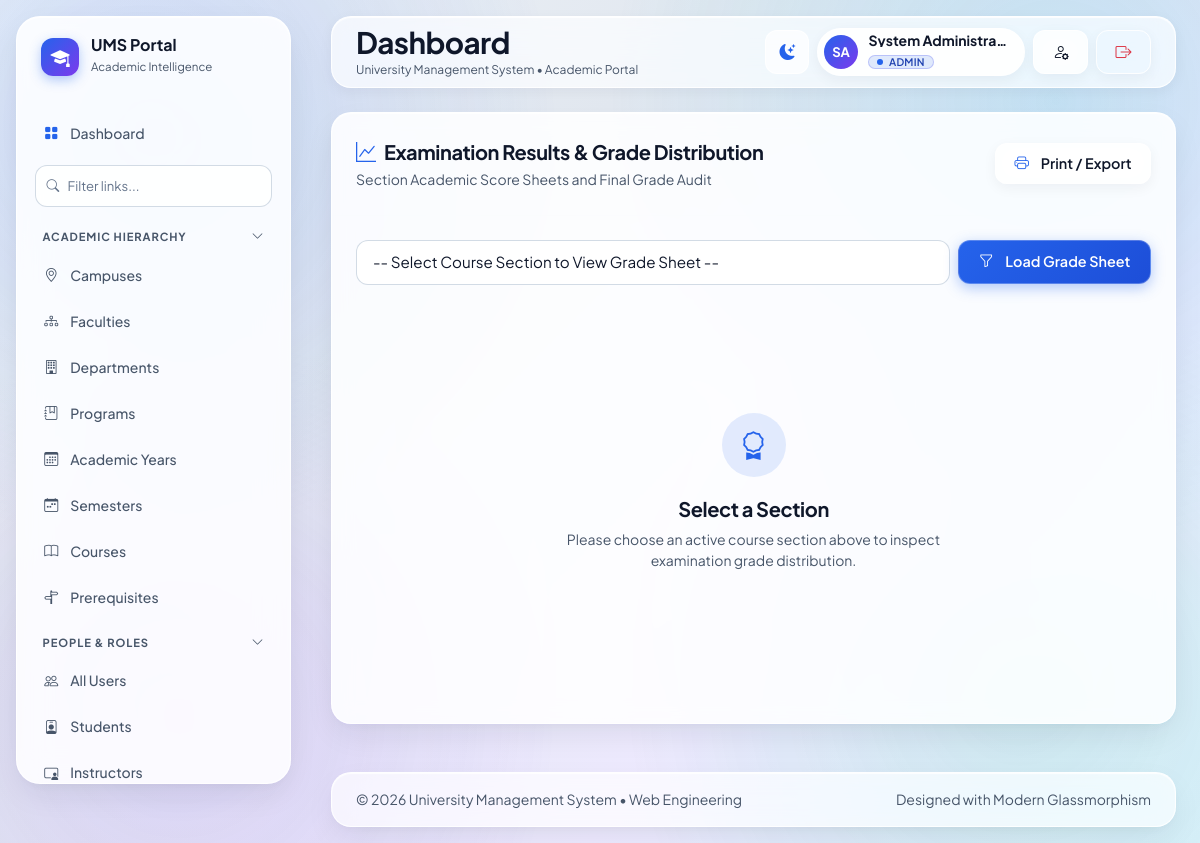
Page /reports/results (signed in) on the committed database.
### app/models/auth.py (models this page shows, shortened)
class User(UserMixin, db.Model):
    __tablename__ = 'users'
    id = db.Column(db.Integer, primary_key=True)
    email = db.Column(db.String(120), unique=True, nullable=False, index=True)
    password_hash = db.Column(db.String(256), nullable=False)
    first_name = db.Column(db.String(64), nullable=False)
    last_name = db.Column(db.String(64), nullable=False)
    phone = db.Column(db.String(20), nullable=True)
    is_active = db.Column(db.Boolean, default=True, nullable=False)
    created_at = db.Column(db.DateTime, default=datetime.utcnow, nullable=False)
    updated_at = db.Column(db.DateTime, default=datetime.utcnow, onupdate=datetime.utcnow, nullable=False)
    roles = db.relationship('UserRole', back_populates='user', cascade='all, delete-orphan')
    student_profile = db.relationship('Student', back_populates='user', uselist=False, cascade='all, delete-orphan')
    instructor_profile = db.relationship('Instructor', back_populates='user', uselist=False, cascade='all, delete-orphan')
    staff_profile = db.relationship('Staff', back_populates='user', uselist=False, cascade='all, delete-orphan')
    announcements = db.relationship('Announcement', back_populates='author')
    notifications = db.relationship('Notification', back_populates='user', cascade='all, delete-orphan')
    audit_logs = db.relationship('AuditLog', back_populates='user')
    library_loans = db.relationship('LibraryLoan', back_populates='user')
    transport_assignments = db.relationship('TransportAssignment', back_populates='user')
    @property
    def full_name(self):
        return f"{self.first_name} {self.last_name}"
    def has_role(self, role_name):
        return any(ur.role.name.upper() == role_name.upper() for ur in self.roles if ur.role)
    def get_role_names(self):
        return [ur.role.name for ur in self.roles if ur.role]

class Role(db.Model):
    __tablename__ = 'roles'
    id = db.Column(db.Integer, primary_key=True)
    name = db.Column(db.String(50), unique=True, nullable=False, index=True)
    description = db.Column(db.String(255), nullable=True)
    users = db.relationship('UserRole', back_populates='role', cascade='all, delete-orphan')

### app/routes/reports.py (the view)
@reports_bp.route('/results')
@login_required
@admin_required
def results_report():
    section_id = request.args.get('section_id', type=int)
    sections = CourseSection.query.all()
    grades_list = []
    if section_id:
        enrollments = Enrollment.query.filter_by(section_id=section_id).all()
        enr_ids = [e.id for e in enrollments]
        grades_list = Grade.query.filter(Grade.enrollment_id.in_(enr_ids)).all() if enr_ids else []
    return render_template('reports/results.html', sections=sections, selected_section=section_id, grades=grades_list)

### app/models/auth.py (called while the page is built)
@login_manager.user_loader
def load_user(user_id):
    return User.query.get(int(user_id))

### app/templates/reports/results.html (shortened to what this page needs)
{% extends "base.html" %}
{% import "macros/ui.html" as ui %}
{% block content %}
<div class="glass-card glass-card-dense mb-4">
    <div class="p-3 p-md-4 border-bottom border-light border-opacity-25 d-flex flex-column flex-sm-row justify-content-between align-items-sm-center gap-3">
        <div>
            <div class="d-flex align-items-center gap-2">
                <i class="bi bi-graph-up text-indigo fs-5"></i>
                <h2 class="fs-5 fw-bold text-main mb-0">Examination Results & Grade Distribution</h2>
            </div>
            <small class="text-muted">Section Academic Score Sheets and Final Grade Audit</small>
        </div>
        <button class="btn btn-glass btn-sm" onclick="window.print()" aria-label="Print or Export Report" style="min-height: 40px; display: inline-flex; align-items: center;">
            <i class="bi bi-printer text-indigo me-1"></i> Print / Export
        </button>
    </div>
    <div class="p-3 p-md-4">
        <form method="GET" class="row g-2 mb-4" role="search">
            <div class="col-12 col-md-9">
                <select name="section_id" class="form-select glass-input" aria-label="Select Course Section to View Grade Sheet" required style="min-height: 44px;">
                    <option value="">-- Select Course Section to View Grade Sheet --</option>
                </select>
            </div>
            <div class="col-12 col-md-3">
                <button type="submit" class="btn btn-primary btn-sm w-100" style="min-height: 44px; display: inline-flex; align-items: center; justify-content: center;">
                    <i class="bi bi-funnel me-1"></i> Load Grade Sheet
                </button>
            </div>
        </form>
        {% if selected_section %}
        <div class="glass-table-container">
            <table class="glass-table glass-table-cards">
                <thead>
                    <tr>
                        <th scope="col">#</th>
                        <th scope="col">Reg Number</th>
                        <th scope="col">Student Name</th>
                        <th scope="col">Total Score (/100)</th>
                        <th scope="col">Letter Grade</th>
                        <th scope="col">Grade Points</th>
                        <th scope="col">Finalized At</th>
                    </tr>
                </thead>
                <tbody>
                    {% for g in grades %}
                    <tr>
                        <td data-label="#" class="text-muted">{{ loop.index }}</td>
                        <td data-label="Reg Number"><code class="text-indigo fw-bold">{{ g.enrollment.student.registration_number if g.enrollment and g.enrollment.student else '-' }}</code></td>
                        <td data-label="Student Name" class="fw-semibold text-main">{{ g.enrollment.student.user.full_name if g.enrollment and g.enrollment.student and g.enrollment.student.user else '-' }}</td>
                        <td data-label="Total Score (/100)" class="fw-bold">{{ g.total_score }}</td>
                        <td data-label="Letter Grade">
                            {% if g.letter_grade in ['A', 'A-'] %}
                                <span class="glass-badge glass-badge-emerald fw-bold fs-6">{{ g.letter_grade }}</span>
                            {% elif g.letter_grade in ['B+', 'B', 'B-'] %}
                                <span class="glass-badge glass-badge-indigo fw-bold fs-6">{{ g.letter_grade }}</span>
                            {% elif g.letter_grade in ['C+', 'C', 'C-'] %}
                                <span class="glass-badge glass-badge-amber fw-bold fs-6">{{ g.letter_grade }}</span>
                            {% elif g.letter_grade == 'F' %}
                                <span class="glass-badge glass-badge-rose fw-bold fs-6">{{ g.letter_grade }}</span>
                            {% else %}
                                <span class="glass-badge glass-badge-neutral fw-bold fs-6">{{ g.letter_grade }}</span>
                            {% endif %}
                        </td>
                        <td data-label="Grade Points" class="fw-bold">{{ g.grade_points }}</td>
                        <td data-label="Finalized At" class="small text-muted">{{ g.finalized_at.strftime('%Y-%m-%d %H:%M') if g.finalized_at else '-' }}</td>
                    </tr>
                    {% else %}
                    <tr>
                        <td colspan="7" class="py-4">
                            {{ ui.empty_state(title="No Grades Submitted", message="No final grades have been submitted for this section yet.", icon="bi-award") }}
                        </td>
                    </tr>
                    {% endfor %}
                </tbody>
            </table>
        </div>
        {% else %}
        <div class="py-5 text-center">
            {{ ui.empty_state(title="Select a Section", message="Please choose an active course section above to inspect examination grade distribution.", icon="bi-award") }}
        </div>
        {% endif %}
    </div>
</div>
{% endblock %}

### app/templates/partials/_topbar.html (shortened to what this page needs)
<nav class="glass-topbar topbar-wrapper px-2 py-2 px-md-4 py-md-2">
    <div class="d-flex align-items-center gap-2 gap-sm-3" style="min-width: 0;">
        <div style="min-width: 0;">
            <h1 class="fs-5 fw-bold mb-0 text-main text-truncate" style="font-size: var(--text-page-title) !important; max-width: clamp(120px, 32vw, 420px);" title="{{ title if title else 'Dashboard' }}">
                {{ title if title else 'Dashboard' }}
            </h1>
            <small class="text-muted d-none d-md-block text-truncate" style="font-size: 0.75rem;">
                {{ app_name }} &bull; Academic Portal
            </small>
        </div>
    </div>
    <div class="d-flex align-items-center gap-1 gap-sm-2 flex-shrink-0">
        <button type="button" class="theme-toggle-btn" id="themeToggleBtn" aria-label="Toggle theme" title="Toggle theme" style="min-width: 44px; min-height: 44px;">
            <i class="bi bi-moon-stars-fill text-indigo"></i>
        </button>
        {% if current_user.is_authenticated %}
            <a href="{{ url_for('auth.profile') }}" class="user-chip text-decoration-none" title="{{ current_user.full_name }} ({{ current_user.get_role_names() | join(', ') }})" aria-label="User Profile" style="min-height: 44px;">
                <div class="user-avatar-initials" style="width: 34px; height: 34px;">
                    {{ current_user.first_name[0] if current_user.first_name else 'U' }}{{ current_user.last_name[0] if current_user.last_name else '' }}
                </div>
                <div class="text-start me-1 d-none d-md-block" style="max-width: 140px;">
                    <span class="d-block fw-bold text-main lh-1 small text-truncate">{{ current_user.full_name }}</span>
                    <span class="status-badge status-indigo py-0 px-2 mt-1" style="font-size: 0.65rem;">
                        {{ current_user.get_role_names() | join(', ') }}
                    </span>
                </div>
            </a>
            <a href="{{ url_for('auth.profile') }}" class="btn btn-glass btn-sm d-none d-sm-inline-flex" title="User Profile & Settings" aria-label="User Profile" style="min-width: 44px; min-height: 44px;">
                <i class="bi bi-person-gear fs-6"></i>
            </a>
            <a href="{{ url_for('auth.logout') }}" class="btn btn-outline-glass btn-sm text-danger" title="Sign Out" aria-label="Sign Out" style="min-width: 44px; min-height: 44px;">
                <i class="bi bi-box-arrow-right fs-6"></i>
            </a>
        {% else %}
            <a href="{{ url_for('auth.login') }}" class="btn btn-primary btn-sm" style="min-height: 44px;">
                <i class="bi bi-box-arrow-in-right me-1"></i> Sign In
            </a>
        {% endif %}
    </div>
</nav>

### app/static/css/tokens.css (style rules this page uses)
:root { --font-sans: 'Plus Jakarta Sans', -apple-system, BlinkMacSystemFont, "Segoe UI", Roboto, "Helvetica Neue", Arial, sans-serif; --text-page-title: clamp(1.25rem, 1rem + 1.2vw, 1.85rem); --text-section-title: clamp(1.1rem, 0.95rem + 0.8vw, 1.45rem); --text-kpi-value: clamp(1.35rem, 1rem + 2cqi, 2.15rem); --text-body-base: 1rem; --text-body-sm: 0.875rem; --text-body-xs: 0.78rem; --space-layout-x: clamp(0.75rem, 0.5rem + 1vw, 1.75rem); --space-layout-y: clamp(0.75rem, 0.5rem + 1vw, 1.5rem); --space-card-p: clamp(1rem, 0.75rem + 0.8vw, 1.5rem); --touch-target-min: 44px; --safe-top: env(safe-area-inset-top, 0px); --safe-bottom: env(safe-area-inset-bottom, 0px); --safe-left: env(safe-area-inset-left, 0px); --safe-right: env(safe-area-inset-right, 0px); --glass-blur-default: 16px; --glass-blur-mobile: 8px; --layout-max-width: 1600px; --color-indigo: #2563EB; --color-indigo-hover: #1D4ED8; --color-violet: #7C3AED; --color-teal: #06B6D4; --color-rose: #F43F5E; --color-amber: #F59E0B; --color-emerald: #10B981; --radius-sm: 8px; --radius-md: 12px; --radius-lg: 20px; --radius-xl: 24px; --radius-full: 9999px; --transition-fast: 150ms ease; --transition-base: 200ms ease; --transition-slow: 300ms ease; --bg-gradient: linear-gradient(135deg, #F1F5F9 0%, #E2E8F0 35%, #EDE9FE 70%, #E0F2FE 100%); --bg-solid-fallback: #F1F5F9; --orbs-opacity: 0.75; --glass-bg: rgba(255, 255, 255, 0.70); --glass-bg-dense: rgba(255, 255, 255, 0.88); --glass-bg-subtle: rgba(255, 255, 255, 0.45); --glass-bg-hover: rgba(255, 255, 255, 0.92); --glass-bg-active: rgba(37, 99, 235, 0.12); --glass-border: 1px solid rgba(255, 255, 255, 0.85); --glass-border-subtle: 1px solid rgba(203, 213, 225, 0.55); --glass-border-strong: 1px solid rgba(255, 255, 255, 0.98); --glass-highlight: inset 0 1px 1px rgba(255, 255, 255, 0.85); --glass-shadow: 0 12px 32px -4px rgba(15, 23, 42, 0.08), 0 4px 12px -2px rgba(15, 23, 42, 0.04); --glass-shadow-hover: 0 20px 40px -6px rgba(37, 99, 235, 0.22); --glass-shadow-sm: 0 4px 14px rgba(15, 23, 42, 0.05); --text-main: #0F172A; --text-muted: #475569; --text-light: #64748B; --text-inverse: #FFFFFF; --input-bg: rgba(255, 255, 255, 0.85); --input-border: rgba(203, 213, 225, 0.85); --input-focus-border: var(--color-indigo); --input-focus-glow: 0 0 0 3px rgba(37, 99, 235, 0.22); --status-green-bg: rgba(16, 185, 129, 0.14); --status-green-text: #065F46; --status-amber-bg: rgba(245, 158, 11, 0.14); --status-amber-text: #92400E; --status-rose-bg: rgba(244, 63, 94, 0.14); --status-rose-text: #9F1239; --status-indigo-bg: rgba(37, 99, 235, 0.14); --status-indigo-text: #1E40AF; --status-teal-bg: rgba(6, 182, 212, 0.14); --status-teal-text: #0E7490; }
.text-indigo { color: var(--color-indigo) !important; }

### rows in the picture
User: first_name "S", last_name "A", full_name "System Administra…"
Role: get_role_names "ADMIN"

### other values in the picture
{{ title if title else 'Dashboard' }} "Dashboard"
{{ app_name }} "University Management System"
{{ title }} "Select a Section"
{{ message }} "Please choose an active course section above to inspect examination grade distribution."
